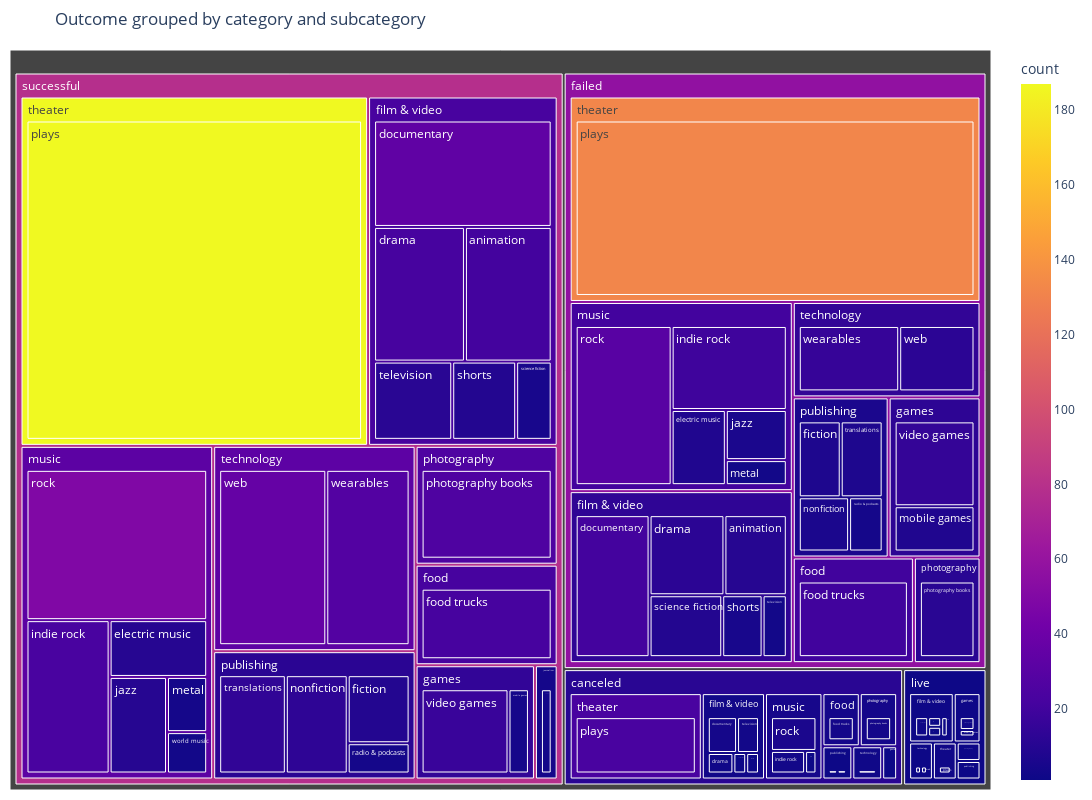

The notebook cell this image was saved under:
### Code cell
fig=px.treemap(outcome, path=['outcome','category','subcategory'], values='count',color='count')
fig.update_layout(
    margin=dict(l=10,r=10,t=50,b=10),
    autosize=False,
    height=800,
    width=1500,
    title=("Outcome grouped by category and subcategory")
)
fig.show()

### Figure 1 — Plotly figure (JSON) as saved in the notebook; plotly's stock layout.template omitted (floating-point values rounded to 4 significant figures)
{"data": [{"branchvalues": "total", "customdata": [[1], [10], [2], [21], [4], [4], [21], [1], [34], [2], [12], [1], [22], [8], [10], [1], [7], [9], [4], [20], [22], [3], [19], [23], [1], [6], [10], [3], [4], [8], [1], [4], [1], [6], [1], [13], [4], [11], [1], [26], [23], [132], [2], [187], [4], [4], [6], [30], [49], [9], [5], [1], [5], [1], [9], [3], [3], [11], [7], [14], [1], [15], [2], [17], [16], [1], [28], [2], [12], [1], [36], [3], [2.818], [13.33], [1.4], [22.63], [4], [20], [22], [1], [12.57], [1.667], [14.52], [4], [4.6], [20.76], [31.87], [4], [11], [1], [26], [1], [6.25], [1], [11.55], [2], [14.29], [1], [32.5], [23], [132], [2], [187], [11.32], [57.57], [1.429], [78.68]], "domain": {"x": [0, 1], "y": [0, 1]}, "hovertemplate": "labels=%{label}<br>count_sum=%{value}<br>parent=%{parent}<br>id=%{id}<br>count=%{color}<extra></extra>", "ids": ["canceled/film & video/animation", "failed/film & video/animation", "live/film & video/animation", "successful/film & video/animation", "successful/journalism/audio", "canceled/film & video/documentary", "failed/film & video/documentary", "live/film & video/documentary", "successful/film & video/documentary", "canceled/film & video/drama", "failed/film & video/drama", "live/film & video/drama", "successful/film & video/drama", "failed/music/electric music", "successful/music/electric music", "canceled/publishing/fiction", "failed/publishing/fiction", "successful/publishing/fiction", "canceled/food/food trucks", "failed/food/food trucks", "successful/food/food trucks", "canceled/music/indie rock", "failed/music/indie rock", "successful/music/indie rock", "canceled/music/jazz", "failed/music/jazz", "successful/music/jazz", "failed/music/metal", "successful/music/metal", "failed/games/mobile games", "live/games/mobile games", "successful/games/mobile games", "canceled/publishing/nonfiction", "failed/publishing/nonfiction", "live/publishing/nonfiction", "successful/publishing/nonfiction", "canceled/photography/photography books", "failed/photography/photography books", "live/photography/photography books", "successful/photography/photography books", "canceled/theater/plays", "failed/theater/plays", "live/theater/plays", "successful/theater/plays", "failed/publishing/radio & podcasts", "successful/publishing/radio & podcasts", "canceled/music/rock", "failed/music/rock", "successful/music/rock", "failed/film & video/science fiction", "successful/film & video/science fiction", "canceled/film & video/shorts", "failed/film & video/shorts", "live/film & video/shorts", "successful/film & video/shorts", "canceled/film & video/television", "failed/film & video/television", "successful/film & video/television", "failed/publishing/translations", "successful/publishing/translations", "canceled/games/video games", "failed/games/video games", "live/games/video games", "successful/games/video games", "failed/technology/wearables", "live/technology/wearables", "successful/technology/wearables", "canceled/technology/web", "failed/technology/web", "live/technology/web", "successful/technology/web", "successful/music/world music", "canceled/film & video", "failed/film & video", "live/film & video", "successful/film & video", "canceled/food", "failed/food", "successful/food", "canceled/games", "failed/games", "live/games", "successful/games", "successful/journalism", "canceled/music", "failed/music", "successful/music", "canceled/photography", "failed/photography", "live/photography", "successful/photography", "canceled/publishing", "failed/publishing", "live/publishing", "successful/publishing", "canceled/technology", "failed/technology", "live/technology", "successful/technology", "canceled/theater", "failed/theater", "live/theater", "successful/theater", "canceled", "failed", "live", "successful"], "labels": ["animation", "animation", "animation", "animation", "audio", "documentary", "documentary", "documentary", "documentary", "drama", "drama", "drama", "drama", "electric music", "electric music", "fiction", "fiction", "fiction", "food trucks", "food trucks", "food trucks", "indie rock", "indie rock", "indie rock", "jazz", "jazz", "jazz", "metal", "metal", "mobile games", "mobile games", "mobile games", "nonfiction", "nonfiction", "nonfiction", "nonfiction", "photography books", "photography books", "photography books", "photography books", "plays", "plays", "plays", "plays", "radio & podcasts", "radio & podcasts", "rock", "rock", "rock", "science fiction", "science fiction", "shorts", "shorts", "shorts", "shorts", "television", "television", "television", "translations", "translations", "video games", "video games", "video games", "video games", "wearables", "wearables", "wearables", "web", "web", "web", "web", "world music", "film & video", "film & video", "film & video", "film & video", "food", "food", "food", "games", "games", "games", "games", "journalism", "music", "music", "music", "photography", "photography", "photography", "photography", "publishing", "publishing", "publishing", "publishing", "technology", "technology", "technology", "technology", "theater", "theater", "theater", "theater", "canceled", "failed", "live", "successful"], "marker": {"coloraxis": "coloraxis", "colors": [1, 10, 2, 21, 4, 4, 21, 1, 34, 2, 12, 1, 22, 8, 10, 1, 7, 9, 4, 20, 22, 3, 19, 23, 1, 6, 10, 3, 4, 8, 1, 4, 1, 6, 1, 13, 4, 11, 1, 26, 23, 132, 2, 187, 4, 4, 6, 30, 49, 9, 5, 1, 5, 1, 9, 3, 3, 11, 7, 14, 1, 15, 2, 17, 16, 1, 28, 2, 12, 1, 36, 3, 2.818, 13.33, 1.4, 22.63, 4, 20, 22, 1, 12.57, 1.667, 14.52, 4, 4.6, 20.76, 31.87, 4, 11, 1, 26, 1, 6.25, 1, 11.55, 2, 14.29, 1, 32.5, 23, 132, 2, 187, 11.32, 57.57, 1.429, 78.68]}, "name": "", "parents": ["canceled/film & video", "failed/film & video", "live/film & video", "successful/film & video", "successful/journalism", "canceled/film & video", "failed/film & video", "live/film & video", "successful/film & video", "canceled/film & video", "failed/film & video", "live/film & video", "successful/film & video", "failed/music", "successful/music", "canceled/publishing", "failed/publishing", "successful/publishing", "canceled/food", "failed/food", "successful/food", "canceled/music", "failed/music", "successful/music", "canceled/music", "failed/music", "successful/music", "failed/music", "successful/music", "failed/games", "live/games", "successful/games", "canceled/publishing", "failed/publishing", "live/publishing", "successful/publishing", "canceled/photography", "failed/photography", "live/photography", "successful/photography", "canceled/theater", "failed/theater", "live/theater", "successful/theater", "failed/publishing", "successful/publishing", "canceled/music", "failed/music", "successful/music", "failed/film & video", "successful/film & video", "canceled/film & video", "failed/film & video", "live/film & video", "successful/film & video", "canceled/film & video", "failed/film & video", "successful/film & video", "failed/publishing", "successful/publishing", "canceled/games", "failed/games", "live/games", "successful/games", "failed/technology", "live/technology", "successful/technology", "canceled/technology", "failed/technology", "live/technology", "successful/technology", "successful/music", "canceled", "failed", "live", "successful", "canceled", "failed", "successful", "canceled", "failed", "live", "successful", "successful", "canceled", "failed", "successful", "canceled", "failed", "live", "successful", "canceled", "failed", "live", "successful", "canceled", "failed", "live", "successful", "canceled", "failed", "live", "successful", "", "", "", ""], "type": "treemap", "values": [1, 10, 2, 21, 4, 4, 21, 1, 34, 2, 12, 1, 22, 8, 10, 1, 7, 9, 4, 20, 22, 3, 19, 23, 1, 6, 10, 3, 4, 8, 1, 4, 1, 6, 1, 13, 4, 11, 1, 26, 23, 132, 2, 187, 4, 4, 6, 30, 49, 9, 5, 1, 5, 1, 9, 3, 3, 11, 7, 14, 1, 15, 2, 17, 16, 1, 28, 2, 12, 1, 36, 3, 11, 60, 5, 102, 4, 20, 22, 1, 23, 3, 21, 4, 10, 66, 99, 4, 11, 1, 26, 2, 24, 1, 40, 2, 28, 2, 64, 23, 132, 2, 187, 57, 364, 14, 565]}], "layout": {"autosize": false, "coloraxis": {"colorbar": {"title": {"text": "count"}}, "colorscale": [[0, "#0d0887"], [0.1111, "#46039f"], [0.2222, "#7201a8"], [0.3333, "#9c179e"], [0.4444, "#bd3786"], [0.5556, "#d8576b"], [0.6667, "#ed7953"], [0.7778, "#fb9f3a"], [0.8889, "#fdca26"], [1, "#f0f921"]]}, "height": 800, "legend": {"tracegroupgap": 0}, "margin": {"b": 10, "l": 10, "r": 10, "t": 50}, "title": {"text": "Outcome grouped by category and subcategory"}, "width": 1500}}
